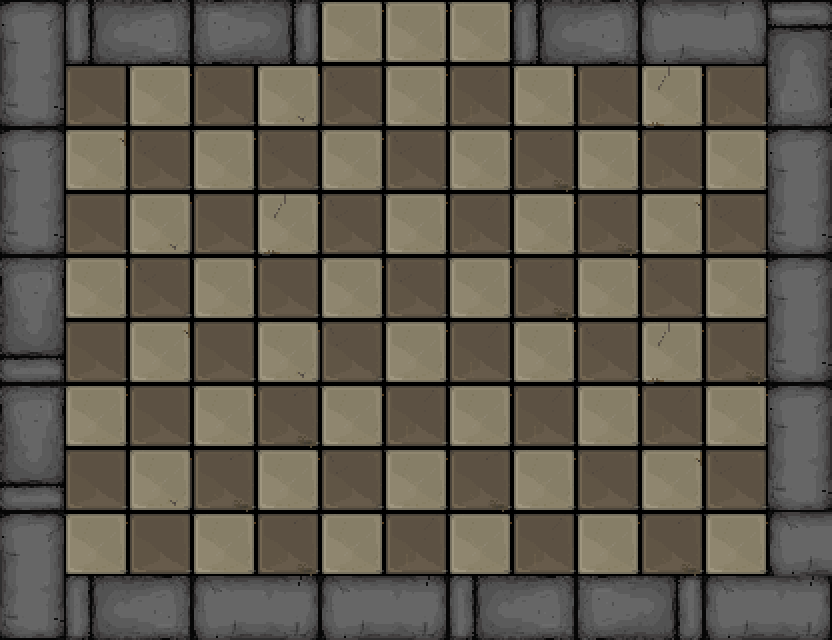

Tiled map render using the project's own tile images. Description and the whole map definition, tile-layer contents included, below:
An orthogonal 13x10 tile map with 64x64 px tiles, 1 tile layer (Tile Layer 1).

<map version="1.0" orientation="orthogonal" renderorder="right-down" width="13" height="10" tilewidth="64" tileheight="64" nextobjectid="1">
 <tileset firstgid="1" name="tileset" tilewidth="64" tileheight="64" tilecount="27" columns="3">
  <image source="tileset.png" width="192" height="576" />
 </tileset>
 <layer name="Tile Layer 1" width="13" height="10">
  <data encoding="csv">
10,19,23,25,21,1,1,1,19,23,11,13,18,
14,2,1,4,8,4,1,5,1,5,7,5,22,
10,6,4,1,4,1,4,1,3,1,5,1,10,
14,2,8,2,7,4,1,5,1,3,6,4,14,
24,1,4,1,2,1,4,1,3,1,4,1,10,
20,2,6,2,8,4,1,5,1,4,7,3,14,
24,1,2,1,3,1,5,1,5,1,5,1,10,
20,2,8,3,1,4,1,3,1,4,6,4,14,
10,1,2,1,3,1,5,1,5,1,3,1,11,
14,19,23,11,15,11,15,19,23,25,21,11,15
</data>
 </layer>
</map>
